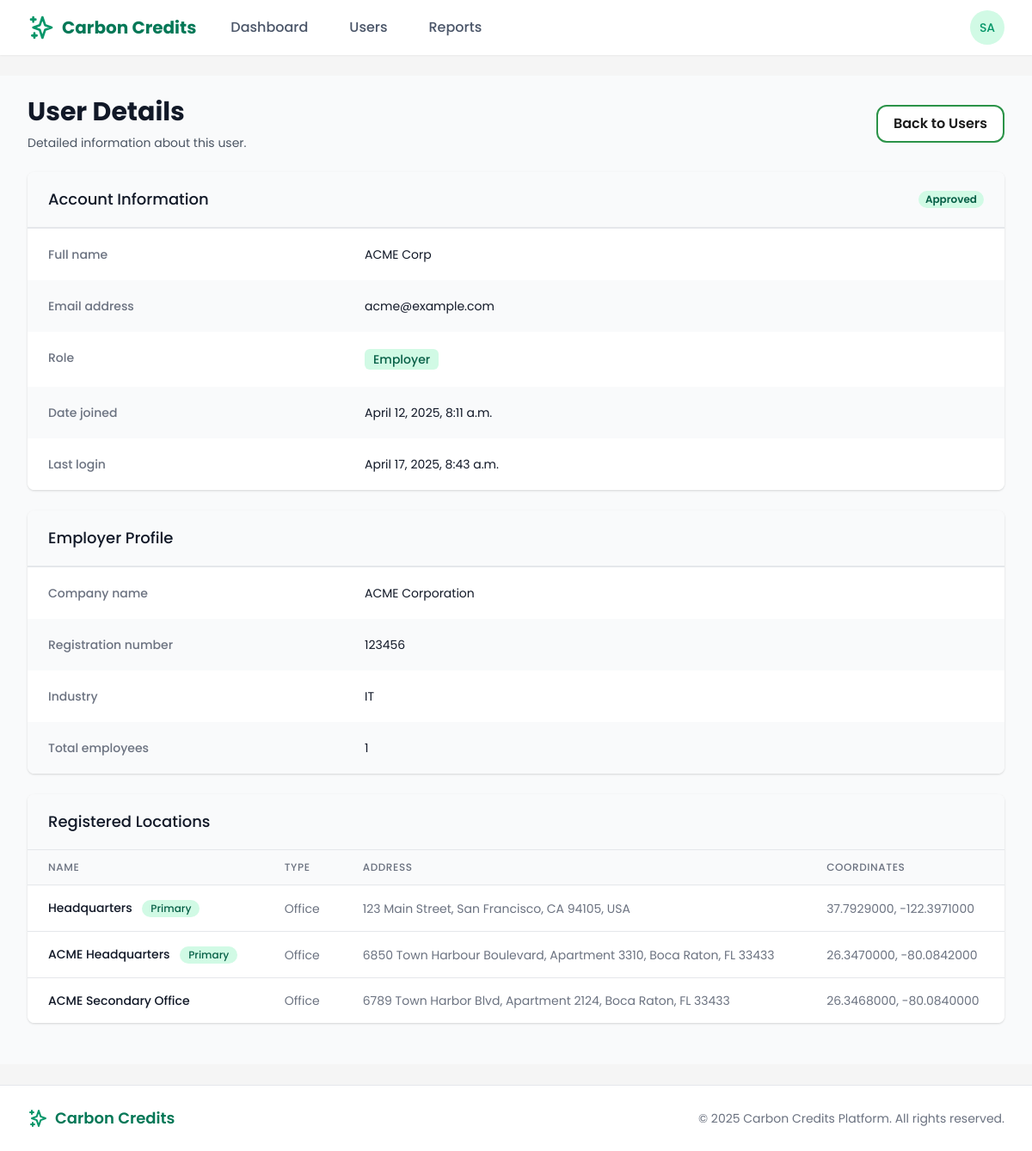
/systemadmin/users/3/ (signed in), run on an earlier commit of the app's database.
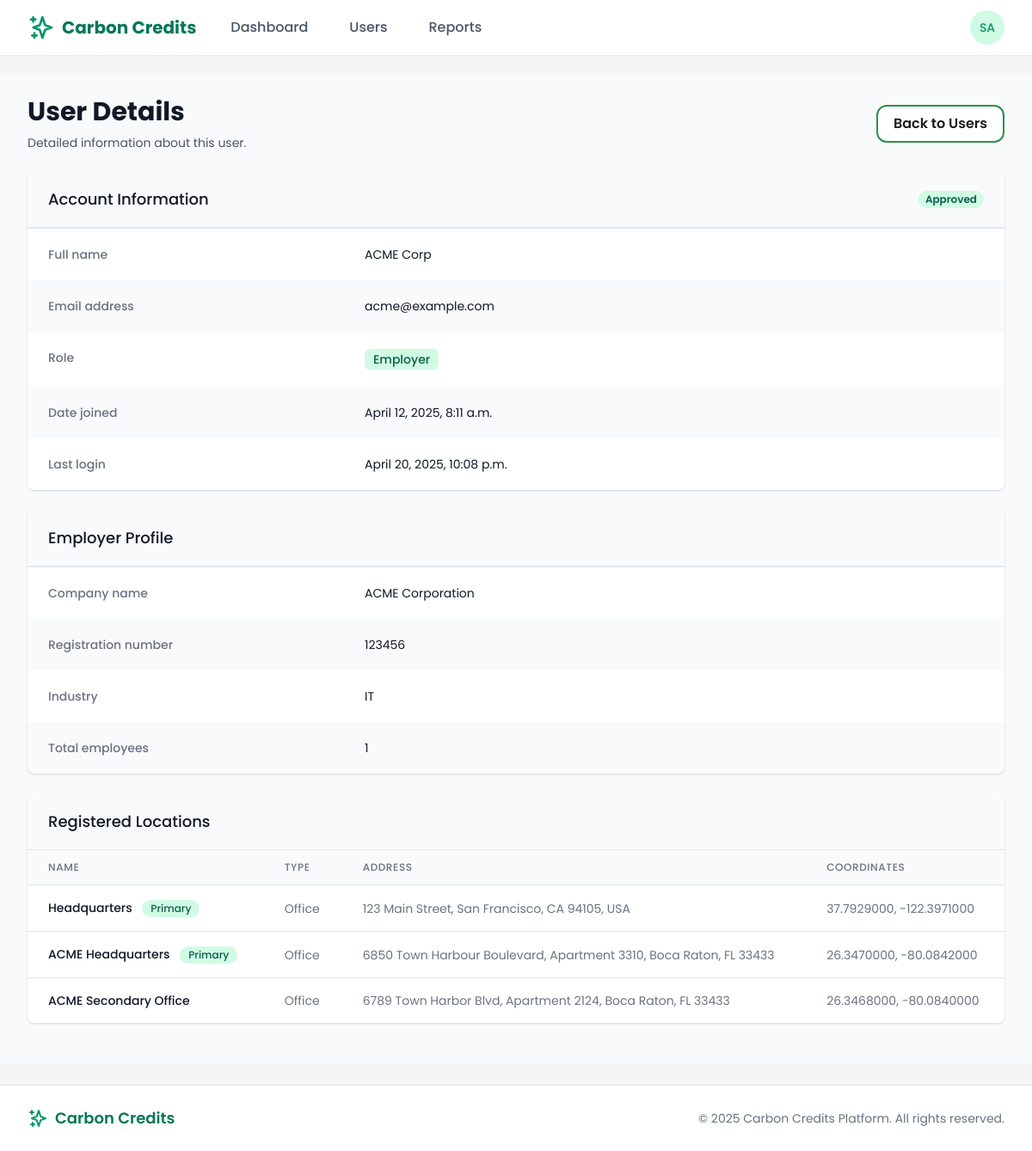
And on a later commit of the database.
### users/models.py (models this page shows, shortened)
class CustomUser(AbstractUser):
    is_employee = models.BooleanField(default=False)
    is_employer = models.BooleanField(default=False)
    is_bank_admin = models.BooleanField(default=False)
    is_super_admin = models.BooleanField(default=False)
    email = models.EmailField(_('email address'), unique=True)
    date_joined = models.DateTimeField(default=timezone.now)
    approved = models.BooleanField(default=False)
    USERNAME_FIELD = 'email'
    REQUIRED_FIELDS = ['username', 'first_name', 'last_name']
    class Meta:
        verbose_name = _('user')
        verbose_name_plural = _('users')

### core/views/admin_views.py (the view)
# urls.py: path('users/<int:user_id>/', admin_views.user_detail, name='admin_user_detail'),
@login_required
@user_passes_test(is_super_admin)
def user_detail(request, user_id):
    user = get_object_or_404(CustomUser, id=user_id)
    profile = None
    if user.is_employer:
        profile = getattr(user, 'employer_profile', None)
    elif user.is_employee:
        profile = getattr(user, 'employee_profile', None)
    trips = []
    if user.is_employee and hasattr(user, 'employee_profile'):
        trips = Trip.objects.filter(employee=user.employee_profile).order_by('-start_time')[:10]
    locations = Location.objects.filter(created_by=user)
    credits = None
    if user.is_employee and hasattr(user, 'employee_profile'):
        credits = CarbonCredit.objects.filter(owner_type='employee', owner_id=user.employee_profile.id)
    context = {
        'user_detail': user,
        'profile': profile,
        'trips': trips,
        'locations': locations,
        'credits': credits,
    }
    return render(request, 'admin/user_detail.html', context)

### core/views/admin_views.py (called while the page is built)
def is_super_admin(user):
    return user.is_authenticated and user.is_super_admin

### templates/admin/user_detail.html (shortened to what the changed rows need)
{% extends 'base.html' %}
{% load static %}
{% block content %}
<div class="bg-gray-50 min-h-screen">
  <div class="max-w-7xl mx-auto py-6 px-4 sm:px-6 lg:px-8">
    <div class="mb-6 flex justify-between items-center">
      <div>
        <h1 class="text-3xl font-bold text-gray-900">User Details</h1>
      </div>
    </div>
    <div class="bg-white shadow overflow-hidden sm:rounded-lg mb-6">
      <div class="border-t border-gray-200">
        <dl>
          <div class="bg-white px-4 py-5 sm:grid sm:grid-cols-3 sm:gap-4 sm:px-6">
            <dt class="text-sm font-medium text-gray-500">Full name</dt>
            <dd class="mt-1 text-sm text-gray-900 sm:mt-0 sm:col-span-2">
              {% if user_detail.first_name or user_detail.last_name %}
                {{ user_detail.first_name }} {{ user_detail.last_name }}
              {% else %}
                <span class="text-gray-400 italic">Not provided</span>
              {% endif %}
            </dd>
          </div>
          <div class="bg-gray-50 px-4 py-5 sm:grid sm:grid-cols-3 sm:gap-4 sm:px-6">
            <dt class="text-sm font-medium text-gray-500">Email address</dt>
            <dd class="mt-1 text-sm text-gray-900 sm:mt-0 sm:col-span-2">{{ user_detail.email }}</dd>
          </div>
          <div class="bg-gray-50 px-4 py-5 sm:grid sm:grid-cols-3 sm:gap-4 sm:px-6">
            <dt class="text-sm font-medium text-gray-500">Date joined</dt>
            <dd class="mt-1 text-sm text-gray-900 sm:mt-0 sm:col-span-2">{{ user_detail.date_joined|date:"F j, Y, g:i a" }}</dd>
          </div>
          <div class="bg-white px-4 py-5 sm:grid sm:grid-cols-3 sm:gap-4 sm:px-6">
            <dt class="text-sm font-medium text-gray-500">Last login</dt>
            <dd class="mt-1 text-sm text-gray-900 sm:mt-0 sm:col-span-2">
              {% if user_detail.last_login %}
                {{ user_detail.last_login|date:"F j, Y, g:i a" }}
              {% else %}
                <span class="text-gray-400 italic">Never logged in</span>
              {% endif %}
            </dd>
          </div>
        </dl>
      </div>
    </div>
    {% if locations %}
      <div class="bg-white shadow overflow-hidden sm:rounded-lg mb-6">
        <div class="overflow-x-auto">
          <table class="min-w-full divide-y divide-gray-200">
            <thead class="bg-gray-50">
              <tr>
                <th scope="col" class="px-6 py-3 text-left text-xs font-medium text-gray-500 uppercase tracking-wider">Name</th>
                <th scope="col" class="px-6 py-3 text-left text-xs font-medium text-gray-500 uppercase tracking-wider">Type</th>
                <th scope="col" class="px-6 py-3 text-left text-xs font-medium text-gray-500 uppercase tracking-wider">Address</th>
                <th scope="col" class="px-6 py-3 text-left text-xs font-medium text-gray-500 uppercase tracking-wider">Coordinates</th>
              </tr>
            </thead>
          </table>
        </div>
      </div>
    {% endif %}
  </div>
</div>
{% endblock %}

What changed in the data, as far as the page shows it:
changed CustomUser "ACME": last_login "April 17, 2025, 8:43 a.m." → "April 20, 2025, 10:08 p.m."
